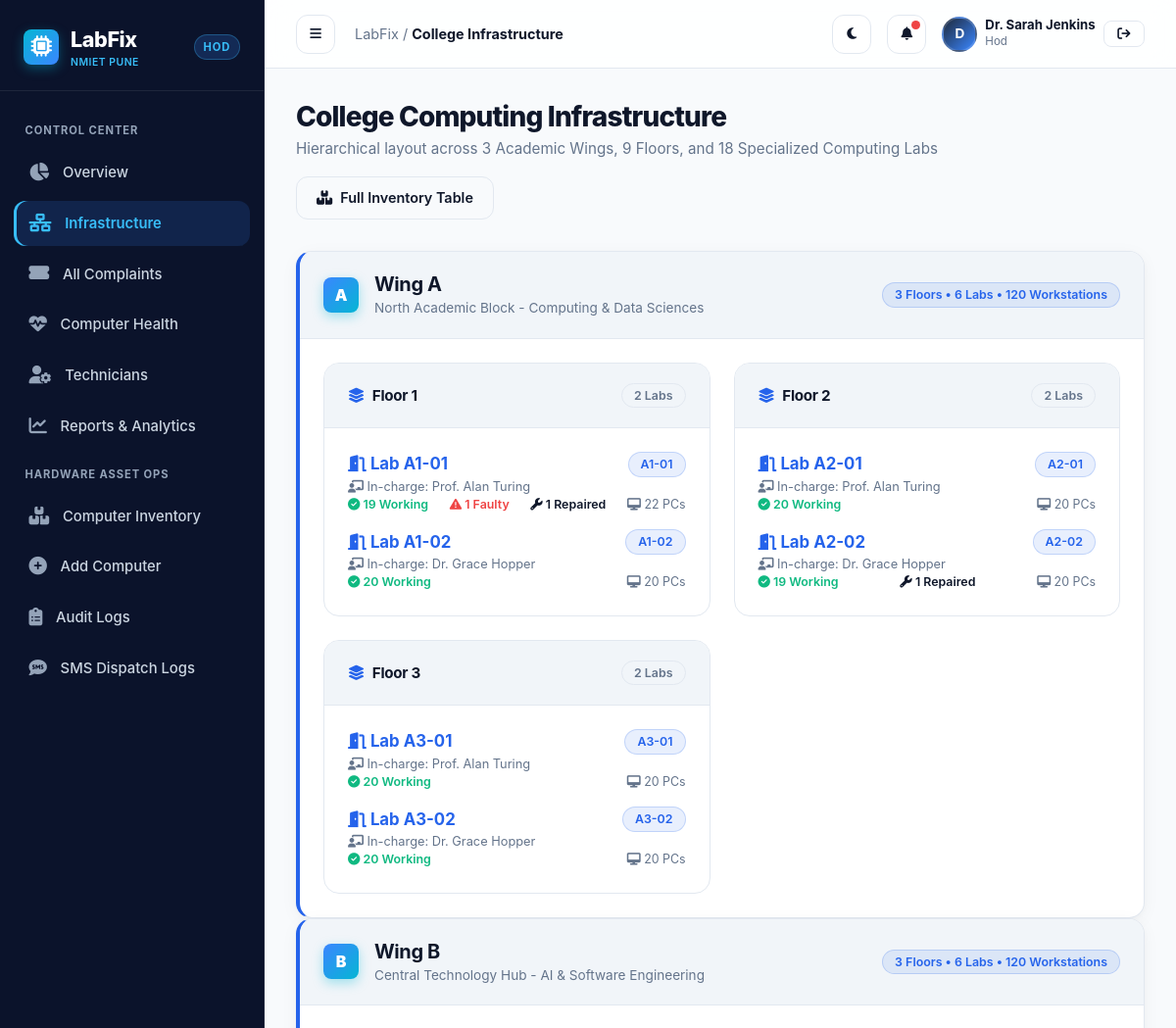
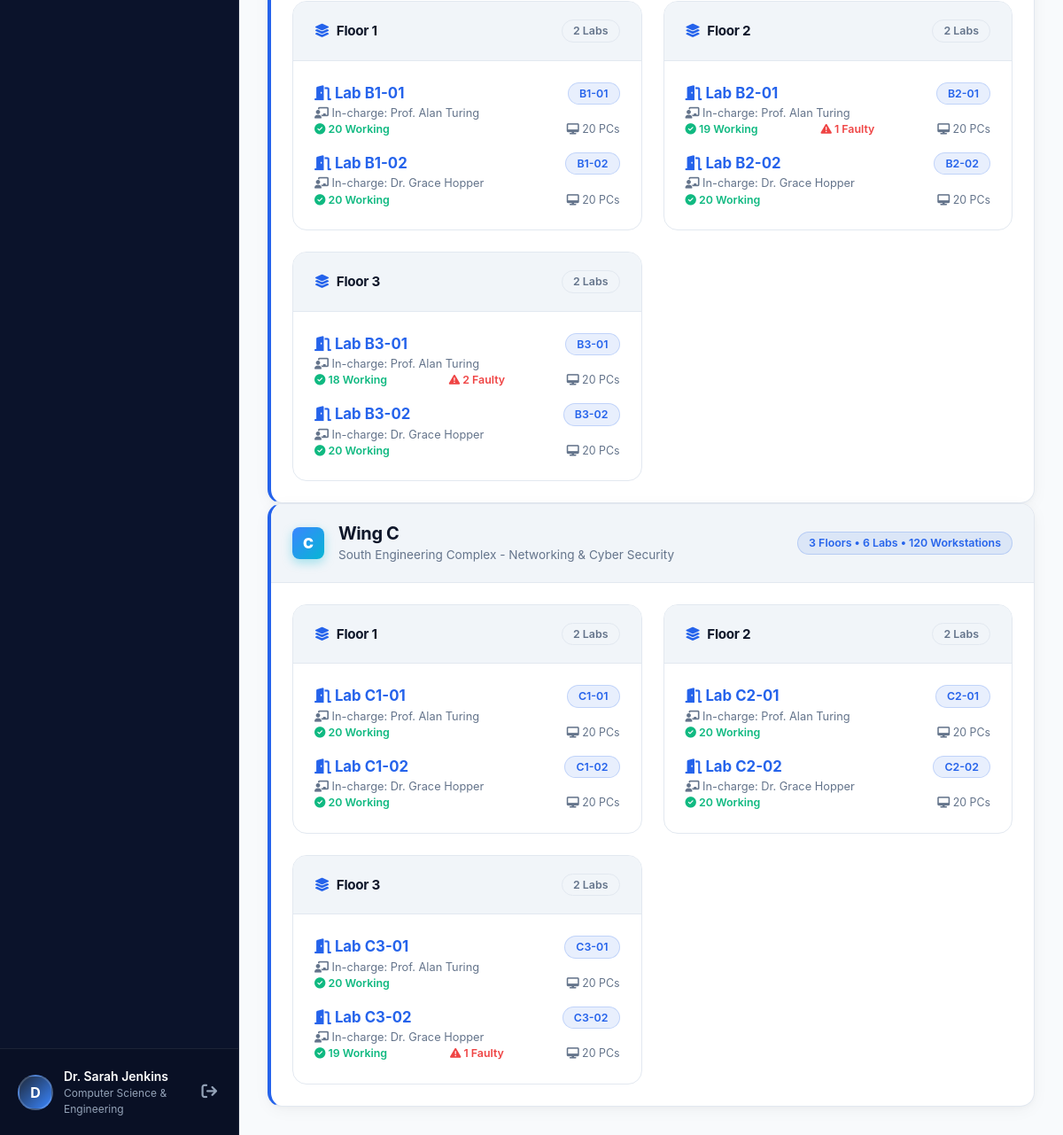
The app's page /hod/infrastructure (signed in) with its own data (2 pictures, top to bottom).
### tables this page shows
CREATE TABLE users (
        id INTEGER PRIMARY KEY AUTOINCREMENT,
        username TEXT UNIQUE NOT NULL,
        email TEXT UNIQUE NOT NULL,
        password_hash TEXT NOT NULL,
        full_name TEXT NOT NULL,
        role TEXT NOT NULL CHECK(role IN ('hod', 'faculty', 'technician')),
        department TEXT DEFAULT 'Computer Science',
        phone TEXT DEFAULT '',
        avatar_url TEXT DEFAULT '',
        created_at TIMESTAMP DEFAULT CURRENT_TIMESTAMP
    );

CREATE TABLE wings (
        id INTEGER PRIMARY KEY AUTOINCREMENT,
        name TEXT UNIQUE NOT NULL,
        code TEXT UNIQUE NOT NULL,
        description TEXT DEFAULT ''
    );

CREATE TABLE floors (
        id INTEGER PRIMARY KEY AUTOINCREMENT,
        wing_id INTEGER NOT NULL,
        floor_number INTEGER NOT NULL,
        name TEXT NOT NULL,
        FOREIGN KEY (wing_id) REFERENCES wings (id) ON DELETE CASCADE,
        UNIQUE (wing_id, floor_number)
    );

CREATE TABLE laboratories (
        id INTEGER PRIMARY KEY AUTOINCREMENT,
        floor_id INTEGER NOT NULL,
        lab_code TEXT UNIQUE NOT NULL,
        name TEXT NOT NULL,
        capacity INTEGER DEFAULT 20,
        department TEXT DEFAULT 'Computer Science & Engineering',
        in_charge_faculty_id INTEGER,
        FOREIGN KEY (floor_id) REFERENCES floors (id) ON DELETE CASCADE,
        FOREIGN KEY (in_charge_faculty_id) REFERENCES users (id) ON DELETE SET NULL
    );

### routes/hod.py (the view)
@hod_bp.route('/infrastructure')
@login_required
@role_required('hod')
def infrastructure():
    user = get_current_user()
    wings = query_db("SELECT * FROM wings ORDER BY code ASC")
    infra_data = []
    for wing in wings:
        floors = query_db("SELECT * FROM floors WHERE wing_id = ? ORDER BY floor_number ASC", (wing['id'],))
        floors_list = []
        for fl in floors:
            labs = query_db('''
                SELECT l.*,
                       (SELECT COUNT(*) FROM computers WHERE lab_id = l.id AND operational_status = 'Working') as working_count,
                       (SELECT COUNT(*) FROM computers WHERE lab_id = l.id AND operational_status IN ('Fault Reported', 'Under Repair')) as faulty_count,
                       (SELECT COUNT(*) FROM computers WHERE lab_id = l.id AND operational_status = 'Repaired') as repaired_count,
                       (SELECT COUNT(*) FROM computers WHERE lab_id = l.id AND operational_status = 'Decommissioned') as decommissioned_count,
                       (SELECT COUNT(*) FROM computers WHERE lab_id = l.id) as total_pc_count,
                       u.full_name as in_charge_name
                FROM laboratories l
                LEFT JOIN users u ON l.in_charge_faculty_id = u.id
                WHERE l.floor_id = ?
                ORDER BY l.lab_code ASC
            ''', (fl['id'],))
            floors_list.append({
                'floor': fl,
                'labs': labs
            })
        infra_data.append({
            'wing': wing,
            'floors': floors_list
        })
    return render_template('hod/infrastructure.html', user=user, infra_data=infra_data)

### templates/hod/infrastructure.html (shortened to what this page needs)
{% extends 'base.html' %}
{% block breadcrumb %}College Infrastructure{% endblock %}
{% block content %}
<div class="page-header">
  <div>
    <h1 class="page-title">College Computing Infrastructure</h1>
    <p class="page-subtitle">Hierarchical layout across 3 Academic Wings, 9 Floors, and 18 Specialized Computing Labs</p>
  </div>
  <div class="d-flex align-items-center gap-2">
    <a href="{{ url_for('inventory.index') }}" class="btn btn-outline">
      <i class="fa-solid fa-boxes-stacked"></i> Full Inventory Table
    </a>
  </div>
</div>
{% for item in infra_data %}
  <div class="card mb-4" style="border-left: 4px solid var(--primary);">
    <div class="card-header" style="background: var(--bg-surface-secondary);">
      <div class="d-flex align-items-center gap-3">
        <div class="brand-icon" style="background: linear-gradient(135deg, #3a86ff, #06b6d4);">
          {{ item.wing.code }}
        </div>
        <div>
          <h3 class="card-title" style="font-size: 1.25rem;">{{ item.wing.name }}</h3>
          <p class="mb-0 text-muted" style="font-size: 0.85rem;">{{ item.wing.description }}</p>
        </div>
      </div>
      <span class="badge badge-primary">3 Floors • 6 Labs • 120 Workstations</span>
    </div>
    <div class="card-body">
      <div style="display: grid; grid-template-columns: repeat(auto-fit, minmax(320px, 1fr)); gap: 1.5rem;">
        {% for fl_data in item.floors %}
          <div class="card" style="box-shadow: none; border-color: var(--border-color); background: var(--bg-surface);">
            <div class="card-header py-2" style="background: var(--bg-surface-secondary);">
              <h4 class="card-title" style="font-size: 0.95rem;">
                <i class="fa-solid fa-layer-group text-primary me-2"></i> {{ fl_data.floor.name }}
              </h4>
              <span class="badge badge-secondary">2 Labs</span>
            </div>
            <div class="card-body p-3">
              <div class="d-flex flex-column gap-3">
                {% for lab in fl_data.labs %}
                  <div class="p-3 rounded border card-hover" style="background: var(--bg-surface); border-color: var(--border-color) !important; cursor: pointer;" onclick="openLabModal({{ lab.id }}, '{{ lab.name }}', '{{ lab.lab_code }}')">
                    <div class="d-flex align-items-center justify-content-between mb-2">
                      <div class="fw-bold" style="color: var(--primary); font-size: 1.05rem;">
                        <i class="fa-solid fa-door-open me-1"></i> {{ lab.name }}
                      </div>
                      <span class="badge badge-primary">{{ lab.lab_code }}</span>
                    </div>
                    <div class="text-muted mb-2" style="font-size: 0.8rem;">
                      <i class="fa-solid fa-chalkboard-user me-1"></i> In-charge: {{ lab.in_charge_name or 'Faculty Assigned' }}
                    </div>
                    <div class="d-flex align-items-center justify-content-between pt-2 border-top" style="border-color: var(--border-color) !important; font-size: 0.775rem;">
                      <span class="text-success fw-semibold"><i class="fa-solid fa-circle-check me-1"></i> {{ lab.working_count }} Working</span>
                      {% if lab.faulty_count > 0 %}
                        <span class="text-danger fw-semibold"><i class="fa-solid fa-triangle-exclamation me-1"></i> {{ lab.faulty_count }} Faulty</span>
                      {% endif %}
                      {% if lab.repaired_count > 0 %}
                        <span class="text-info fw-semibold"><i class="fa-solid fa-wrench me-1"></i> {{ lab.repaired_count }} Repaired</span>
                      {% endif %}
                      <span class="text-muted"><i class="fa-solid fa-desktop me-1"></i> {{ lab.total_pc_count }} PCs</span>
                    </div>
                  </div>
                {% endfor %}
              </div>
            </div>
          </div>
        {% endfor %}
      </div>
    </div>
  </div>
{% endfor %}
{% endblock %}

### templates/base.html (shortened to what this page needs)
<!DOCTYPE html>
<html lang="en" data-theme="light">
<head>
  <link rel="stylesheet" href="https://cdnjs.cloudflare.com/ajax/libs/font-awesome/6.5.1/css/all.min.css">
  <link rel="stylesheet" href="{{ url_for('static', filename='css/style.css') }}">
  <link rel="stylesheet" href="{{ url_for('static', filename='css/dashboard.css') }}">
</head>
<body>
  <div class="dashboard-layout">
    {% include 'components/_sidebar.html' %}
    <div class="main-wrapper">
      <header class="topbar">
        <div class="topbar-left">
          <button id="sidebar-toggle-btn" class="icon-btn d-lg-none" title="Toggle Sidebar">
            <i class="fa-solid fa-bars"></i>
          </button>
          <div class="page-breadcrumb">
            <span>LabFix</span> / <strong>{% block breadcrumb %}Dashboard{% endblock %}</strong>
          </div>
        </div>
        <div class="topbar-right">
          <button id="theme-toggle-btn" class="icon-btn" title="Toggle Dark/Light Theme">
          </button>
          <div class="dropdown-wrapper">
            <button class="icon-btn dropdown-toggle" id="notification-btn" title="Notifications">
              <i class="fa-solid fa-bell"></i>
              <span class="notification-badge" id="notification-badge" style="display: {{ 'block' if unread_notifications_count > 0 else 'none' }};"></span>
            </button>
          </div>
          <div class="d-flex align-items-center gap-2 ps-2 border-start" style="border-color: var(--border-color) !important;">
            <div class="user-avatar" style="width: 36px; height: 36px; font-size: 0.85rem;">
              {{ current_user.full_name[:1] if current_user else 'U' }}
            </div>
            <div class="d-none d-sm-block text-start">
              <div style="font-size: 0.825rem; font-weight: 700; color: var(--text-main); line-height: 1.2;">
                {{ current_user.full_name if current_user else 'Guest' }}
              </div>
              <div style="font-size: 0.72rem; color: var(--text-muted); text-transform: capitalize;">
                {{ current_user.role if current_user else '' }}
              </div>
            </div>
            <a href="{{ url_for('auth.logout') }}" class="btn btn-outline btn-sm ms-2" title="Sign Out">
              <i class="fa-solid fa-arrow-right-from-bracket"></i>
            </a>
          </div>
        </div>
      </header>
      <main class="page-container">
        {% block content %}{% endblock %}
      </main>
    </div>
  </div>
</body>
</html>

### templates/components/_sidebar.html (shortened to what this page needs)
<aside class="sidebar">
  <div class="sidebar-header">
    <a href="/" class="brand-logo">
      <div class="brand-icon">
        <i class="fa-solid fa-microchip"></i>
      </div>
      <div>
        <span>LabFix</span>
        <div style="font-size: 0.65rem; color: #38bdf8; font-weight: 600; letter-spacing: 0.05em; text-transform: uppercase;">NMIET Pune</div>
      </div>
    </a>
    <span class="role-badge-pill">{{ current_user.role if current_user else 'Guest' }}</span>
  </div>
  <div class="sidebar-nav">
    {% if current_user and current_user.role == 'hod' %}
      <div class="nav-section-title">Control Center</div>
      <a href="{{ url_for('hod.dashboard') }}" class="nav-link {{ 'active' if request.endpoint == 'hod.dashboard' else '' }}">
        <i class="fa-solid fa-chart-pie"></i>
        <span>Overview</span>
      </a>
      <a href="{{ url_for('hod.infrastructure') }}" class="nav-link {{ 'active' if request.endpoint == 'hod.infrastructure' else '' }}">
        <i class="fa-solid fa-network-wired"></i>
        <span>Infrastructure</span>
      </a>
      <a href="{{ url_for('hod.complaints') }}" class="nav-link {{ 'active' if request.endpoint == 'hod.complaints' else '' }}">
        <i class="fa-solid fa-ticket-simple"></i>
        <span>All Complaints</span>
      </a>
      <a href="{{ url_for('hod.computer_health') }}" class="nav-link {{ 'active' if request.endpoint == 'hod.computer_health' else '' }}">
        <i class="fa-solid fa-heart-pulse"></i>
        <span>Computer Health</span>
      </a>
      <a href="{{ url_for('hod.technician_monitoring') }}" class="nav-link {{ 'active' if request.endpoint == 'hod.technician_monitoring' else '' }}">
        <i class="fa-solid fa-user-gear"></i>
        <span>Technicians</span>
      </a>
      <a href="{{ url_for('hod.reports') }}" class="nav-link {{ 'active' if request.endpoint == 'hod.reports' else '' }}">
        <i class="fa-solid fa-chart-line"></i>
        <span>Reports & Analytics</span>
      </a>
      <div class="nav-section-title">Hardware Asset Ops</div>
      <a href="{{ url_for('inventory.index') }}" class="nav-link {{ 'active' if request.blueprint == 'inventory' and request.endpoint == 'inventory.index' else '' }}">
        <i class="fa-solid fa-boxes-stacked"></i>
        <span>Computer Inventory</span>
      </a>
      <a href="{{ url_for('inventory.add') }}" class="nav-link {{ 'active' if request.endpoint == 'inventory.add' else '' }}">
        <i class="fa-solid fa-plus-circle"></i>
        <span>Add Computer</span>
      </a>
      <a href="{{ url_for('hod.audit_logs') }}" class="nav-link {{ 'active' if request.endpoint == 'hod.audit_logs' else '' }}">
        <i class="fa-solid fa-clipboard-list"></i>
        <span>Audit Logs</span>
      </a>
      <a href="{{ url_for('hod.sms_logs') }}" class="nav-link {{ 'active' if request.endpoint == 'hod.sms_logs' else '' }}">
        <i class="fa-solid fa-comment-sms"></i>
        <span>SMS Dispatch Logs</span>
      </a>
    {% endif %}
  </div>
  <div class="sidebar-footer">
    <div class="user-profile-mini">
      <div class="user-avatar">
        {{ current_user.full_name[:1] if current_user else 'U' }}
      </div>
      <div class="user-info-text">
        <div class="user-name">{{ current_user.full_name if current_user else 'Guest User' }}</div>
        <div class="user-role-label">{{ current_user.department if current_user else '' }}</div>
      </div>
      <a href="{{ url_for('auth.logout') }}" title="Logout" style="color: var(--slate-400); font-size: 1.1rem; padding: 4px;" class="ms-auto">
        <i class="fa-solid fa-arrow-right-from-bracket"></i>
      </a>
    </div>
  </div>
</aside>

### records on screen
users: role "HOD", full_name "D", full_name "Dr. Sarah Jenkins", department "Computer Science & Engineering", role "Hod"
wings: wing.code "A", wing.name "Wing A", wing.description "North Academic Block - Computing & Data Sciences"
floors: floor.name "Floor 1"
laboratories: name "Lab A1-01", lab_code "A1-01", full_name "Prof. Alan Turing", working_count "19", faulty_count "1", repaired_count "1", total_pc_count "22"
laboratories: name "Lab A1-02", lab_code "A1-02", full_name "Dr. Grace Hopper", working_count "20", total_pc_count "20"
floors: floor.name "Floor 2"
laboratories: name "Lab A2-01", lab_code "A2-01", full_name "Prof. Alan Turing", working_count "20", total_pc_count "20"
laboratories: name "Lab A2-02", lab_code "A2-02", full_name "Dr. Grace Hopper", working_count "19", repaired_count "1", total_pc_count "20"
floors: floor.name "Floor 3"
laboratories: name "Lab A3-01", lab_code "A3-01", full_name "Prof. Alan Turing", working_count "20", total_pc_count "20"
laboratories: name "Lab A3-02", lab_code "A3-02", full_name "Dr. Grace Hopper", working_count "20", total_pc_count "20"
wings: wing.code "B", wing.name "Wing B", wing.description "Central Technology Hub - AI & Software Engineering"
floors: floor.name "Floor 1"
laboratories: name "Lab B1-01", lab_code "B1-01", full_name "Prof. Alan Turing", working_count "20", total_pc_count "20"
laboratories: name "Lab B1-02", lab_code "B1-02", full_name "Dr. Grace Hopper", working_count "20", total_pc_count "20"
floors: floor.name "Floor 2"
laboratories: name "Lab B2-01", lab_code "B2-01", full_name "Prof. Alan Turing", working_count "19", faulty_count "1", total_pc_count "20"
laboratories: name "Lab B2-02", lab_code "B2-02", full_name "Dr. Grace Hopper", working_count "20", total_pc_count "20"
floors: floor.name "Floor 3"
laboratories: name "Lab B3-01", lab_code "B3-01", full_name "Prof. Alan Turing", working_count "18", faulty_count "2", total_pc_count "20"
laboratories: name "Lab B3-02", lab_code "B3-02", full_name "Dr. Grace Hopper", working_count "20", total_pc_count "20"
wings: wing.code "C", wing.name "Wing C", wing.description "South Engineering Complex - Networking & Cyber Security"
floors: floor.name "Floor 1"
laboratories: name "Lab C1-01", lab_code "C1-01", full_name "Prof. Alan Turing", working_count "20", total_pc_count "20"
laboratories: name "Lab C1-02", lab_code "C1-02", full_name "Dr. Grace Hopper", working_count "20", total_pc_count "20"
floors: floor.name "Floor 2"
laboratories: name "Lab C2-01", lab_code "C2-01", full_name "Prof. Alan Turing", working_count "20", total_pc_count "20"
laboratories: name "Lab C2-02", lab_code "C2-02", full_name "Dr. Grace Hopper", working_count "20", total_pc_count "20"
floors: floor.name "Floor 3"
laboratories: name "Lab C3-01", lab_code "C3-01", full_name "Prof. Alan Turing", working_count "20", total_pc_count "20"
laboratories: name "Lab C3-02", lab_code "C3-02", full_name "Dr. Grace Hopper", working_count "19", faulty_count "1", total_pc_count "20"
